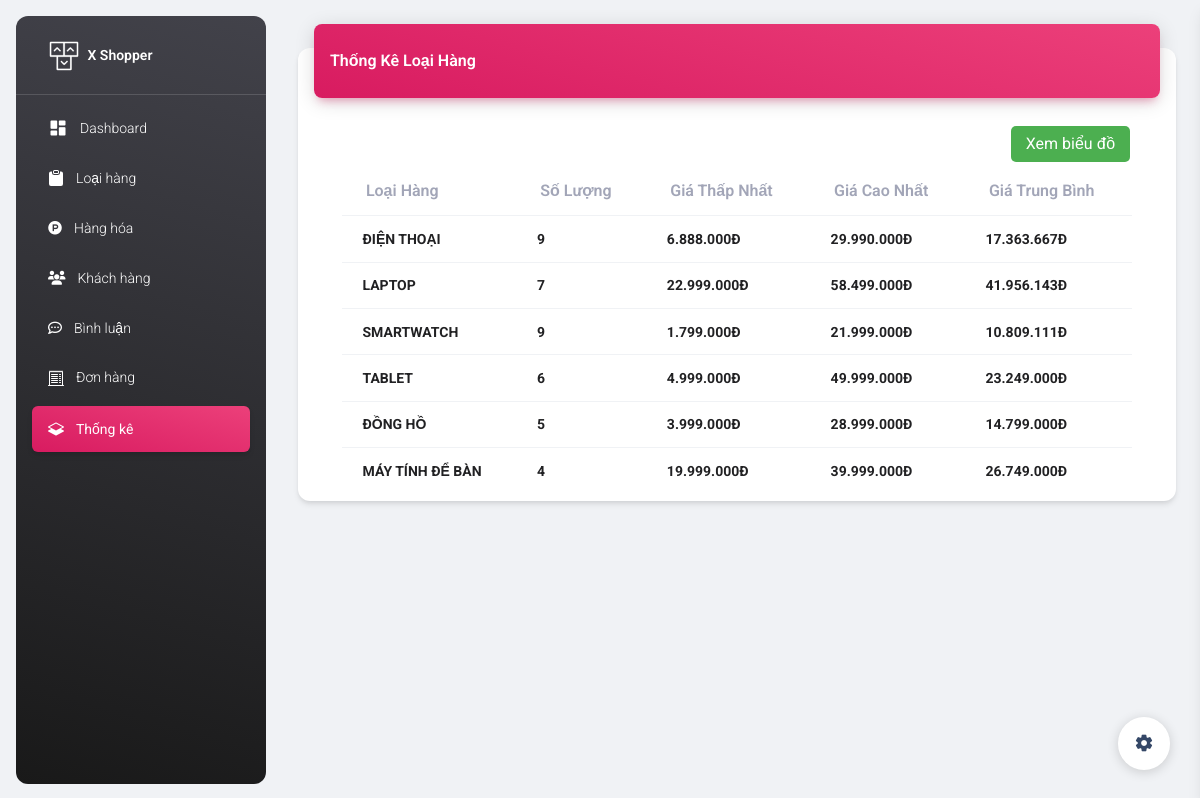
Page /admin/thong_ke/index.php (signed in) on the committed database.
### tables this page shows
CREATE TABLE `loai` (
  `ma_loai` int(11) NOT NULL,
  `ten_loai` varchar(50) NOT NULL
);

### admin/thong_ke/index.php (called while the page is built, shortened)
<?php
require_once "../../global.php";
require_once "../../Dao/thong_ke.php";
if(exist_parma('chart_loai',$_REQUEST)){
    $items = thong_ke_hang_hoa();
    $VIEW_NAME = 'chart_loai.php';
}elseif(exist_parma('chart_don_hang',$_REQUEST)){
    $don_hang =  thong_ke_don_hang();
    $VIEW_NAME = 'chart_don_hang.php';
}
else{
    $items = thong_ke_hang_hoa();
}
require '../layout.php';

### Dao/PDO.php (called while the page is built, shortened)
<?php
function pdo_get_connection()
{
    $servername = "localhost";
    $username = "root";
    $password = "";
    try {
        $conn = new PDO("mysql:host=$servername;dbname=xshop", $username, $password);
        $conn->setAttribute(PDO::ATTR_ERRMODE, PDO::ERRMODE_EXCEPTION);
        return $conn;
    } catch (PDOException $e) {
        echo "Connection failed: " . $e->getMessage();
    }
}
function pdo_query($sql)
{
    $sql_args = array_slice(func_get_args(), 1);
    try {
        $conn = pdo_get_connection();
        $stmt = $conn->prepare($sql);
        $stmt->execute($sql_args);
        $row = $stmt->fetchAll();
        return $row;
    } catch (PDOException $e) {
        throw $e;
    } finally {
        unset($conn);
    }
}

### Dao/thong_ke.php (called while the page is built, shortened)
<?php
require_once '../../Dao/PDO.php';
function thong_ke_hang_hoa() {
    $sql ="SELECT lo.ma_loai, lo.ten_loai, count(*) so_luong, MIN(hh.don_gia) gia_min, MAX(hh.don_gia) gia_max, AVG(hh.don_gia) gia_avg from hang_hoa hh join loai lo on lo.ma_loai = hh.ma_loai group by lo.ma_loai, lo.ten_loai";
    return pdo_query($sql);
}

### global.php (called while the page is built, shortened)
<?php
function currency_format($number, $suffix = 'đ') {
    if (!empty($number)) {
        return number_format($number, 0, ',', '.') . "{$suffix}";
    }
}
?>

### admin/thong_ke/detail.php (the view, shortened to what this page needs)
<div class="container-fluid py-4">
    <div class="row">
        <div class="col-12">
            <div class="card my-4">
                <div class="card-header p-0 position-relative mt-n4 mx-3 z-index-2">
                    <div class="bg-gradient-primary shadow-primary border-radius-lg pt-4 pb-3">
                        <h6 class="text-white text-capitalize ps-3">Thống kê loại hàng</h6>
                    </div>
                </div>
                <div class="card-body px-0 pb-2">
                    <div class="table-responsive p-0">
                        <div class="add"><a class="input_Addproduct" href="./index.php?chart">Xem biểu đồ</a></div>
                        <table style="width: 90%;margin:auto" class="table align-items-center mb-0">
                            <thead>
                                <tr class="fs-22">
                                    <th class="text-secondary opacity-7">Loại hàng</th>
                                    <th class="text-secondary opacity-7">Số lượng</th>
                                    <th class="text-secondary opacity-7">Giá thấp nhất</th>
                                    <th class="text-secondary opacity-7">Giá cao nhất</th>
                                    <th class="text-secondary opacity-7">giá Trung bình</th>
                                </tr>
                            </thead>
                            <tbody>
                                <?php
                                foreach ($items as $value) {
                                    extract($value);
                                    ?>
                                    <tr>
                                        <td>
                                            <span class="namecategory badge badge-sm bg-gradient-secondary"><?=$ten_loai?></span>
                                        </td>
                                        <td>
                                            <span class="namecategory badge "><?=$so_luong?></span>
                                        </td>
                                        <td>
                                            <span class="namecategory badge "><?=currency_format($gia_min)?></span>
                                        </td>
                                        <td>
                                            <span class="namecategory badge "><?=currency_format($gia_max)?></span>
                                        </td>
                                        <td>
                                            <span class="namecategory badge "><?=currency_format($gia_avg)?></span>
                                        </td>
                                    </tr>
                                <?php
                                }
                                ?>
                            </tbody>
                        </table>
                    </div>
                </div>
            </div>
        </div>
    </div>
</div>
</main>
<div class="fixed-plugin">
    <a class="fixed-plugin-button text-dark position-fixed px-3 py-2">
        <i class="material-icons py-2">settings</i>
    </a>
</div>
</body>
</html>

### admin/thong_ke/detail.php (style rules this page uses)
.add { display: flex; justify-content: flex-end; width: 95%; }
.input_Addproduct { background-color: #4CAF50; border: none; border-radius: 5px; color: white; padding: 5px 15px; text-decoration: none; margin: 4px 2px; cursor: pointer; }
.namecategory { font-size: 14px !important; background: none; color: #212123; }

### rows in the picture
loai: ten_loai "ĐIỆN THOẠI", so_luong "9", gia_min "6.888.000Đ", gia_max "29.990.000Đ", gia_avg "17.363.667Đ"
loai: ten_loai "LAPTOP", so_luong "7", gia_min "22.999.000Đ", gia_max "58.499.000Đ", gia_avg "41.956.143Đ"
loai: ten_loai "SMARTWATCH", so_luong "9", gia_min "1.799.000Đ", gia_max "21.999.000Đ", gia_avg "10.809.111Đ"
loai: ten_loai "TABLET", so_luong "6", gia_min "4.999.000Đ", gia_max "49.999.000Đ", gia_avg "23.249.000Đ"
loai: ten_loai "ĐỒNG HỒ", so_luong "5", gia_min "3.999.000Đ", gia_max "28.999.000Đ", gia_avg "14.799.000Đ"
loai: ten_loai "MÁY TÍNH ĐỂ BÀN", so_luong "4", gia_min "19.999.000Đ", gia_max "39.999.000Đ", gia_avg "26.749.000Đ"
